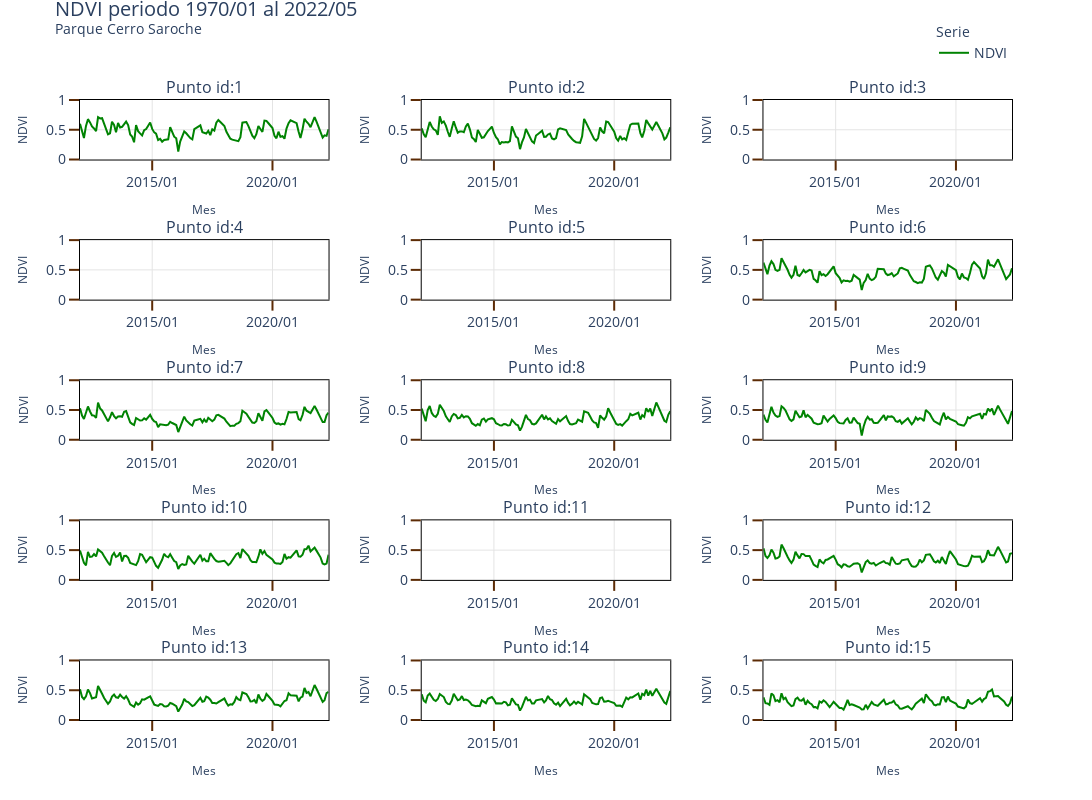

The code cell stored with this chart in its notebook:
### Markdown cell above
Gráficos

### Code cell
rows=5
cols=3

column_titles = list(map(lambda x: 'Punto id:' + str(int(x)), pd_ndvi.sort_values('id_point',ascending=True).id_point.unique().tolist() ))

fig = make_subplots(rows=rows,
                    cols=cols,
                    subplot_titles=column_titles,
                    horizontal_spacing=0.1,
                    vertical_spacing=0.13)


row_order = pd_ndvi.sort_values('id_point',ascending=True).id_point.unique().reshape(rows,cols).tolist()
    
for row in range(len(row_order)):

    list_row = row_order[row]
    for col in range(len(list_row)):
        
        if row_order[row][col]==1:
            showlegend=True
        else:
            showlegend=False

        data_fig = pd_ndvi.query(f"id_point=={row_order[row][col]}")
        data_fig = data_fig.sort_values('periodo',ascending=True)

        fig.add_trace(
            go.Scatter(x=data_fig['periodo'],
                        y=data_fig['ndvi_media'],
                        mode='lines',
                        name='NDVI',# Id: {id}'.format(id=id_),
                        line=dict(color='#008302', width=2),
                        legendgroup='group1',
                        showlegend=showlegend,
                        
                        ),
            row=row+1, 
            col=col+1
                
        )
        
        fig.update_xaxes(title_text='Mes',
                            title_font=dict(size=12),
                        range=[ data_fig.dropna().periodo.min(),
                                data_fig.periodo.max()])
        fig.update_yaxes(title_text='NDVI',
                            title_font=dict(size=12),
                            range=[0,1]
                        )
        
fig['layout']['title']['y']=0.98
fig['layout']['margin']['t']=100
        
#        
fig.update_xaxes(tickformat="%Y/%m",showline=True, linewidth=1, linecolor='black', gridcolor='#E4E4E4',mirror=True,
                 ticks="outside", tickwidth=2, tickcolor='#5C2B05', ticklen=10)
fig.update_yaxes(showline=True, linewidth=1, linecolor='black', gridcolor='#E4E4E4',mirror=True,
                 ticks="outside", tickwidth=2, tickcolor='#5C2B05', ticklen=10)        
fig.update_layout( height=800,
                   width=1500,
                   showlegend = True,
                   font = dict(size = 14),
                   template='plotly_white',
                   title_text=f"""
                             NDVI periodo {pd_ndvi.periodo.min().strftime("%Y/%m")} al {pd_ndvi.periodo.max().strftime("%Y/%m")}
                             <br><sup>Parque {'Cerro Saroche'}</sup>
                             """,
                #    xaxis_range=[data_fig.periodo.max() - pd.DateOffset(months=4*12),
                #                 data_fig.periodo.max()],
                  legend_title_text='Serie',
                  legend_title = dict( font = dict(size = 14)),
                   uniformtext_minsize=8,
                   uniformtext_mode='hide',
                   legend = dict(
                                #orientation="h",
                                yanchor="bottom",
                                y=1.05,
                                xanchor="right",
                                x=1,
                                font_size=14
                            )
                 )

fig.write_image(f'./{park}/figures/ndvi_{park}.png')

fig.show()

### Figure 1 — Plotly figure (JSON) as saved in the notebook; plotly's stock layout.template omitted (floating-point values rounded to 4 significant figures; data arrays with more than 128 entries replaced by an {"elided": "..."} marker saying what was removed)
{"data": [{"legendgroup": "group1", "line": {"color": "#008302", "width": 2}, "mode": "lines", "name": "NDVI", "showlegend": true, "type": "scatter", "x": {"elided": "629 str values"}, "xaxis": "x", "y": {"elided": "629 float values"}, "yaxis": "y"}, {"legendgroup": "group1", "line": {"color": "#008302", "width": 2}, "mode": "lines", "name": "NDVI", "showlegend": false, "type": "scatter", "x": {"elided": "629 str values"}, "xaxis": "x2", "y": {"elided": "629 float values"}, "yaxis": "y2"}, {"legendgroup": "group1", "line": {"color": "#008302", "width": 2}, "mode": "lines", "name": "NDVI", "showlegend": false, "type": "scatter", "x": {"elided": "629 str values"}, "xaxis": "x3", "y": {"elided": "629 null values"}, "yaxis": "y3"}, {"legendgroup": "group1", "line": {"color": "#008302", "width": 2}, "mode": "lines", "name": "NDVI", "showlegend": false, "type": "scatter", "x": {"elided": "629 str values"}, "xaxis": "x4", "y": {"elided": "629 null values"}, "yaxis": "y4"}, {"legendgroup": "group1", "line": {"color": "#008302", "width": 2}, "mode": "lines", "name": "NDVI", "showlegend": false, "type": "scatter", "x": {"elided": "629 str values"}, "xaxis": "x5", "y": {"elided": "629 null values"}, "yaxis": "y5"}, {"legendgroup": "group1", "line": {"color": "#008302", "width": 2}, "mode": "lines", "name": "NDVI", "showlegend": false, "type": "scatter", "x": {"elided": "629 str values"}, "xaxis": "x6", "y": {"elided": "629 float values"}, "yaxis": "y6"}, {"legendgroup": "group1", "line": {"color": "#008302", "width": 2}, "mode": "lines", "name": "NDVI", "showlegend": false, "type": "scatter", "x": {"elided": "629 str values"}, "xaxis": "x7", "y": {"elided": "629 float values"}, "yaxis": "y7"}, {"legendgroup": "group1", "line": {"color": "#008302", "width": 2}, "mode": "lines", "name": "NDVI", "showlegend": false, "type": "scatter", "x": {"elided": "629 str values"}, "xaxis": "x8", "y": {"elided": "629 float values"}, "yaxis": "y8"}, {"legendgroup": "group1", "line": {"color": "#008302", "width": 2}, "mode": "lines", "name": "NDVI", "showlegend": false, "type": "scatter", "x": {"elided": "629 str values"}, "xaxis": "x9", "y": {"elided": "629 float values"}, "yaxis": "y9"}, {"legendgroup": "group1", "line": {"color": "#008302", "width": 2}, "mode": "lines", "name": "NDVI", "showlegend": false, "type": "scatter", "x": {"elided": "629 str values"}, "xaxis": "x10", "y": {"elided": "629 float values"}, "yaxis": "y10"}, {"legendgroup": "group1", "line": {"color": "#008302", "width": 2}, "mode": "lines", "name": "NDVI", "showlegend": false, "type": "scatter", "x": {"elided": "629 str values"}, "xaxis": "x11", "y": {"elided": "629 null values"}, "yaxis": "y11"}, {"legendgroup": "group1", "line": {"color": "#008302", "width": 2}, "mode": "lines", "name": "NDVI", "showlegend": false, "type": "scatter", "x": {"elided": "629 str values"}, "xaxis": "x12", "y": {"elided": "629 float values"}, "yaxis": "y12"}, {"legendgroup": "group1", "line": {"color": "#008302", "width": 2}, "mode": "lines", "name": "NDVI", "showlegend": false, "type": "scatter", "x": {"elided": "629 str values"}, "xaxis": "x13", "y": {"elided": "629 float values"}, "yaxis": "y13"}, {"legendgroup": "group1", "line": {"color": "#008302", "width": 2}, "mode": "lines", "name": "NDVI", "showlegend": false, "type": "scatter", "x": {"elided": "629 str values"}, "xaxis": "x14", "y": {"elided": "629 float values"}, "yaxis": "y14"}, {"legendgroup": "group1", "line": {"color": "#008302", "width": 2}, "mode": "lines", "name": "NDVI", "showlegend": false, "type": "scatter", "x": {"elided": "629 str values"}, "xaxis": "x15", "y": {"elided": "629 float values"}, "yaxis": "y15"}], "layout": {"annotations": [{"font": {"size": 16}, "showarrow": false, "text": "Punto id:1", "x": 0.1333, "xanchor": "center", "xref": "paper", "y": 1, "yanchor": "bottom", "yref": "paper"}, {"font": {"size": 16}, "showarrow": false, "text": "Punto id:2", "x": 0.5, "xanchor": "center", "xref": "paper", "y": 1, "yanchor": "bottom", "yref": "paper"}, {"font": {"size": 16}, "showarrow": false, "text": "Punto id:3", "x": 0.8667, "xanchor": "center", "xref": "paper", "y": 1, "yanchor": "bottom", "yref": "paper"}, {"font": {"size": 16}, "showarrow": false, "text": "Punto id:4", "x": 0.1333, "xanchor": "center", "xref": "paper", "y": 0.774, "yanchor": "bottom", "yref": "paper"}, {"font": {"size": 16}, "showarrow": false, "text": "Punto id:5", "x": 0.5, "xanchor": "center", "xref": "paper", "y": 0.774, "yanchor": "bottom", "yref": "paper"}, {"font": {"size": 16}, "showarrow": false, "text": "Punto id:6", "x": 0.8667, "xanchor": "center", "xref": "paper", "y": 0.774, "yanchor": "bottom", "yref": "paper"}, {"font": {"size": 16}, "showarrow": false, "text": "Punto id:7", "x": 0.1333, "xanchor": "center", "xref": "paper", "y": 0.548, "yanchor": "bottom", "yref": "paper"}, {"font": {"size": 16}, "showarrow": false, "text": "Punto id:8", "x": 0.5, "xanchor": "center", "xref": "paper", "y": 0.548, "yanchor": "bottom", "yref": "paper"}, {"font": {"size": 16}, "showarrow": false, "text": "Punto id:9", "x": 0.8667, "xanchor": "center", "xref": "paper", "y": 0.548, "yanchor": "bottom", "yref": "paper"}, {"font": {"size": 16}, "showarrow": false, "text": "Punto id:10", "x": 0.1333, "xanchor": "center", "xref": "paper", "y": 0.322, "yanchor": "bottom", "yref": "paper"}, {"font": {"size": 16}, "showarrow": false, "text": "Punto id:11", "x": 0.5, "xanchor": "center", "xref": "paper", "y": 0.322, "yanchor": "bottom", "yref": "paper"}, {"font": {"size": 16}, "showarrow": false, "text": "Punto id:12", "x": 0.8667, "xanchor": "center", "xref": "paper", "y": 0.322, "yanchor": "bottom", "yref": "paper"}, {"font": {"size": 16}, "showarrow": false, "text": "Punto id:13", "x": 0.1333, "xanchor": "center", "xref": "paper", "y": 0.096, "yanchor": "bottom", "yref": "paper"}, {"font": {"size": 16}, "showarrow": false, "text": "Punto id:14", "x": 0.5, "xanchor": "center", "xref": "paper", "y": 0.096, "yanchor": "bottom", "yref": "paper"}, {"font": {"size": 16}, "showarrow": false, "text": "Punto id:15", "x": 0.8667, "xanchor": "center", "xref": "paper", "y": 0.096, "yanchor": "bottom", "yref": "paper"}], "font": {"size": 14}, "height": 800, "legend": {"font": {"size": 14}, "title": {"font": {"size": 14}, "text": "Serie"}, "x": 1, "xanchor": "right", "y": 1.05, "yanchor": "bottom"}, "margin": {"t": 100}, "showlegend": true, "title": {"text": "\n                             NDVI periodo 1970/01 al 2022/05\n                             <br><sup>Parque Cerro Saroche</sup>\n                             ", "y": 0.98}, "uniformtext": {"minsize": 8, "mode": "hide"}, "width": 1500, "xaxis": {"anchor": "y", "domain": [0, 0.2667], "gridcolor": "#E4E4E4", "linecolor": "black", "linewidth": 1, "mirror": true, "range": ["2012-01-01T00:00:00", "2022-05-01T00:00:00"], "showline": true, "tickcolor": "#5C2B05", "tickformat": "%Y/%m", "ticklen": 10, "ticks": "outside", "tickwidth": 2, "title": {"font": {"size": 12}, "text": "Mes"}}, "xaxis10": {"anchor": "y10", "domain": [0, 0.2667], "gridcolor": "#E4E4E4", "linecolor": "black", "linewidth": 1, "mirror": true, "range": ["2012-01-01T00:00:00", "2022-05-01T00:00:00"], "showline": true, "tickcolor": "#5C2B05", "tickformat": "%Y/%m", "ticklen": 10, "ticks": "outside", "tickwidth": 2, "title": {"font": {"size": 12}, "text": "Mes"}}, "xaxis11": {"anchor": "y11", "domain": [0.3667, 0.6333], "gridcolor": "#E4E4E4", "linecolor": "black", "linewidth": 1, "mirror": true, "range": ["2012-01-01T00:00:00", "2022-05-01T00:00:00"], "showline": true, "tickcolor": "#5C2B05", "tickformat": "%Y/%m", "ticklen": 10, "ticks": "outside", "tickwidth": 2, "title": {"font": {"size": 12}, "text": "Mes"}}, "xaxis12": {"anchor": "y12", "domain": [0.7333, 1], "gridcolor": "#E4E4E4", "linecolor": "black", "linewidth": 1, "mirror": true, "range": ["2012-01-01T00:00:00", "2022-05-01T00:00:00"], "showline": true, "tickcolor": "#5C2B05", "tickformat": "%Y/%m", "ticklen": 10, "ticks": "outside", "tickwidth": 2, "title": {"font": {"size": 12}, "text": "Mes"}}, "xaxis13": {"anchor": "y13", "domain": [0, 0.2667], "gridcolor": "#E4E4E4", "linecolor": "black", "linewidth": 1, "mirror": true, "range": ["2012-01-01T00:00:00", "2022-05-01T00:00:00"], "showline": true, "tickcolor": "#5C2B05", "tickformat": "%Y/%m", "ticklen": 10, "ticks": "outside", "tickwidth": 2, "title": {"font": {"size": 12}, "text": "Mes"}}, "xaxis14": {"anchor": "y14", "domain": [0.3667, 0.6333], "gridcolor": "#E4E4E4", "linecolor": "black", "linewidth": 1, "mirror": true, "range": ["2012-01-01T00:00:00", "2022-05-01T00:00:00"], "showline": true, "tickcolor": "#5C2B05", "tickformat": "%Y/%m", "ticklen": 10, "ticks": "outside", "tickwidth": 2, "title": {"font": {"size": 12}, "text": "Mes"}}, "xaxis15": {"anchor": "y15", "domain": [0.7333, 1], "gridcolor": "#E4E4E4", "linecolor": "black", "linewidth": 1, "mirror": true, "range": ["2012-01-01T00:00:00", "2022-05-01T00:00:00"], "showline": true, "tickcolor": "#5C2B05", "tickformat": "%Y/%m", "ticklen": 10, "ticks": "outside", "tickwidth": 2, "title": {"font": {"size": 12}, "text": "Mes"}}, "xaxis2": {"anchor": "y2", "domain": [0.3667, 0.6333], "gridcolor": "#E4E4E4", "linecolor": "black", "linewidth": 1, "mirror": true, "range": ["2012-01-01T00:00:00", "2022-05-01T00:00:00"], "showline": true, "tickcolor": "#5C2B05", "tickformat": "%Y/%m", "ticklen": 10, "ticks": "outside", "tickwidth": 2, "title": {"font": {"size": 12}, "text": "Mes"}}, "xaxis3": {"anchor": "y3", "domain": [0.7333, 1], "gridcolor": "#E4E4E4", "linecolor": "black", "linewidth": 1, "mirror": true, "range": ["2012-01-01T00:00:00", "2022-05-01T00:00:00"], "showline": true, "tickcolor": "#5C2B05", "tickformat": "%Y/%m", "ticklen": 10, "ticks": "outside", "tickwidth": 2, "title": {"font": {"size": 12}, "text": "Mes"}}, "xaxis4": {"anchor": "y4", "domain": [0, 0.2667], "gridcolor": "#E4E4E4", "linecolor": "black", "linewidth": 1, "mirror": true, "range": ["2012-01-01T00:00:00", "2022-05-01T00:00:00"], "showline": true, "tickcolor": "#5C2B05", "tickformat": "%Y/%m", "ticklen": 10, "ticks": "outside", "tickwidth": 2, "title": {"font": {"size": 12}, "text": "Mes"}}, "xaxis5": {"anchor": "y5", "domain": [0.3667, 0.6333], "gridcolor": "#E4E4E4", "linecolor": "black", "linewidth": 1, "mirror": true, "range": ["2012-01-01T00:00:00", "2022-05-01T00:00:00"], "showline": true, "tickcolor": "#5C2B05", "tickformat": "%Y/%m", "ticklen": 10, "ticks": "outside", "tickwidth": 2, "title": {"font": {"size": 12}, "text": "Mes"}}, "xaxis6": {"anchor": "y6", "domain": [0.7333, 1], "gridcolor": "#E4E4E4", "linecolor": "black", "linewidth": 1, "mirror": true, "range": ["2012-01-01T00:00:00", "2022-05-01T00:00:00"], "showline": true, "tickcolor": "#5C2B05", "tickformat": "%Y/%m", "ticklen": 10, "ticks": "outside", "tickwidth": 2, "title": {"font": {"size": 12}, "text": "Mes"}}, "xaxis7": {"anchor": "y7", "domain": [0, 0.2667], "gridcolor": "#E4E4E4", "linecolor": "black", "linewidth": 1, "mirror": true, "range": ["2012-01-01T00:00:00", "2022-05-01T00:00:00"], "showline": true, "tickcolor": "#5C2B05", "tickformat": "%Y/%m", "ticklen": 10, "ticks": "outside", "tickwidth": 2, "title": {"font": {"size": 12}, "text": "Mes"}}, "xaxis8": {"anchor": "y8", "domain": [0.3667, 0.6333], "gridcolor": "#E4E4E4", "linecolor": "black", "linewidth": 1, "mirror": true, "range": ["2012-01-01T00:00:00", "2022-05-01T00:00:00"], "showline": true, "tickcolor": "#5C2B05", "tickformat": "%Y/%m", "ticklen": 10, "ticks": "outside", "tickwidth": 2, "title": {"font": {"size": 12}, "text": "Mes"}}, "xaxis9": {"anchor": "y9", "domain": [0.7333, 1], "gridcolor": "#E4E4E4", "linecolor": "black", "linewidth": 1, "mirror": true, "range": ["2012-01-01T00:00:00", "2022-05-01T00:00:00"], "showline": true, "tickcolor": "#5C2B05", "tickformat": "%Y/%m", "ticklen": 10, "ticks": "outside", "tickwidth": 2, "title": {"font": {"size": 12}, "text": "Mes"}}, "yaxis": {"anchor": "x", "domain": [0.904, 1], "gridcolor": "#E4E4E4", "linecolor": "black", "linewidth": 1, "mirror": true, "range": [0, 1], "showline": true, "tickcolor": "#5C2B05", "ticklen": 10, "ticks": "outside", "tickwidth": 2, "title": {"font": {"size": 12}, "text": "NDVI"}}, "yaxis10": {"anchor": "x10", "domain": [0.226, 0.322], "gridcolor": "#E4E4E4", "linecolor": "black", "linewidth": 1, "mirror": true, "range": [0, 1], "showline": true, "tickcolor": "#5C2B05", "ticklen": 10, "ticks": "outside", "tickwidth": 2, "title": {"font": {"size": 12}, "text": "NDVI"}}, "yaxis11": {"anchor": "x11", "domain": [0.226, 0.322], "gridcolor": "#E4E4E4", "linecolor": "black", "linewidth": 1, "mirror": true, "range": [0, 1], "showline": true, "tickcolor": "#5C2B05", "ticklen": 10, "ticks": "outside", "tickwidth": 2, "title": {"font": {"size": 12}, "text": "NDVI"}}, "yaxis12": {"anchor": "x12", "domain": [0.226, 0.322], "gridcolor": "#E4E4E4", "linecolor": "black", "linewidth": 1, "mirror": true, "range": [0, 1], "showline": true, "tickcolor": "#5C2B05", "ticklen": 10, "ticks": "outside", "tickwidth": 2, "title": {"font": {"size": 12}, "text": "NDVI"}}, "yaxis13": {"anchor": "x13", "domain": [0, 0.096], "gridcolor": "#E4E4E4", "linecolor": "black", "linewidth": 1, "mirror": true, "range": [0, 1], "showline": true, "tickcolor": "#5C2B05", "ticklen": 10, "ticks": "outside", "tickwidth": 2, "title": {"font": {"size": 12}, "text": "NDVI"}}, "yaxis14": {"anchor": "x14", "domain": [0, 0.096], "gridcolor": "#E4E4E4", "linecolor": "black", "linewidth": 1, "mirror": true, "range": [0, 1], "showline": true, "tickcolor": "#5C2B05", "ticklen": 10, "ticks": "outside", "tickwidth": 2, "title": {"font": {"size": 12}, "text": "NDVI"}}, "yaxis15": {"anchor": "x15", "domain": [0, 0.096], "gridcolor": "#E4E4E4", "linecolor": "black", "linewidth": 1, "mirror": true, "range": [0, 1], "showline": true, "tickcolor": "#5C2B05", "ticklen": 10, "ticks": "outside", "tickwidth": 2, "title": {"font": {"size": 12}, "text": "NDVI"}}, "yaxis2": {"anchor": "x2", "domain": [0.904, 1], "gridcolor": "#E4E4E4", "linecolor": "black", "linewidth": 1, "mirror": true, "range": [0, 1], "showline": true, "tickcolor": "#5C2B05", "ticklen": 10, "ticks": "outside", "tickwidth": 2, "title": {"font": {"size": 12}, "text": "NDVI"}}, "yaxis3": {"anchor": "x3", "domain": [0.904, 1], "gridcolor": "#E4E4E4", "linecolor": "black", "linewidth": 1, "mirror": true, "range": [0, 1], "showline": true, "tickcolor": "#5C2B05", "ticklen": 10, "ticks": "outside", "tickwidth": 2, "title": {"font": {"size": 12}, "text": "NDVI"}}, "yaxis4": {"anchor": "x4", "domain": [0.678, 0.774], "gridcolor": "#E4E4E4", "linecolor": "black", "linewidth": 1, "mirror": true, "range": [0, 1], "showline": true, "tickcolor": "#5C2B05", "ticklen": 10, "ticks": "outside", "tickwidth": 2, "title": {"font": {"size": 12}, "text": "NDVI"}}, "yaxis5": {"anchor": "x5", "domain": [0.678, 0.774], "gridcolor": "#E4E4E4", "linecolor": "black", "linewidth": 1, "mirror": true, "range": [0, 1], "showline": true, "tickcolor": "#5C2B05", "ticklen": 10, "ticks": "outside", "tickwidth": 2, "title": {"font": {"size": 12}, "text": "NDVI"}}, "yaxis6": {"anchor": "x6", "domain": [0.678, 0.774], "gridcolor": "#E4E4E4", "linecolor": "black", "linewidth": 1, "mirror": true, "range": [0, 1], "showline": true, "tickcolor": "#5C2B05", "ticklen": 10, "ticks": "outside", "tickwidth": 2, "title": {"font": {"size": 12}, "text": "NDVI"}}, "yaxis7": {"anchor": "x7", "domain": [0.452, 0.548], "gridcolor": "#E4E4E4", "linecolor": "black", "linewidth": 1, "mirror": true, "range": [0, 1], "showline": true, "tickcolor": "#5C2B05", "ticklen": 10, "ticks": "outside", "tickwidth": 2, "title": {"font": {"size": 12}, "text": "NDVI"}}, "yaxis8": {"anchor": "x8", "domain": [0.452, 0.548], "gridcolor": "#E4E4E4", "linecolor": "black", "linewidth": 1, "mirror": true, "range": [0, 1], "showline": true, "tickcolor": "#5C2B05", "ticklen": 10, "ticks": "outside", "tickwidth": 2, "title": {"font": {"size": 12}, "text": "NDVI"}}, "yaxis9": {"anchor": "x9", "domain": [0.452, 0.548], "gridcolor": "#E4E4E4", "linecolor": "black", "linewidth": 1, "mirror": true, "range": [0, 1], "showline": true, "tickcolor": "#5C2B05", "ticklen": 10, "ticks": "outside", "tickwidth": 2, "title": {"font": {"size": 12}, "text": "NDVI"}}}}
